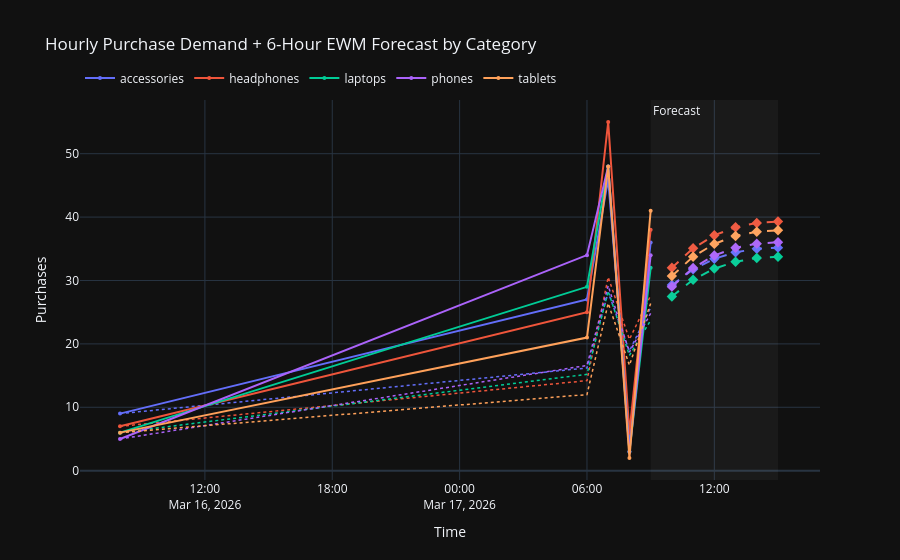

The notebook cell saved with this chart:
### Markdown cell above
## 6. Simple Demand Forecast — Next 6 Hours

**Method:** Exponential Weighted Mean (EWM) with `span = 4` applied to each category's
hourly demand series. The final EWM value and the mean recent trend are used to
extrapolate 6 periods forward with a **0.85 decay factor** per step to model
the natural regression to the mean.

Formula: `forecast(t+n) = EWM_last + trend × n × decay^n`

This is a lightweight, interpretable approach that requires no additional libraries.
For production use, replace with Prophet or SARIMA for seasonality-aware forecasting.

### Code cell
FORECAST_HOURS = 6
EWM_SPAN      = 4
DECAY         = 0.85

if 'hourly_cat' not in dir() or hourly_cat.empty:
    print("hourly_cat not available — re-run section 2.")
else:
    cat_pivot = (
        hourly_cat
        .pivot_table(index='hour_bucket', columns='category',
                     values='purchases', fill_value=0)
        .sort_index()
    )

    last_hour = cat_pivot.index.max()
    forecast_index = pd.date_range(
        start=last_hour + pd.Timedelta(hours=1),
        periods=FORECAST_HOURS,
        freq='h',
    )

    forecast_rows = []
    fig = go.Figure()
    colors = px.colors.qualitative.Plotly

    for i, cat in enumerate(cat_pivot.columns):
        series   = cat_pivot[cat].copy()
        ewm_vals = series.ewm(span=EWM_SPAN, adjust=False).mean()
        last_ewm = float(ewm_vals.iloc[-1])
        trend    = float(ewm_vals.diff().tail(4).mean())

        fcast = [
            max(0.0, last_ewm + trend * (n + 1) * (DECAY ** (n + 1)))
            for n in range(FORECAST_HOURS)
        ]

        color = colors[i % len(colors)]

        # Historical trace
        fig.add_trace(go.Scatter(
            x=series.index, y=series.values,
            name=cat,
            mode='lines+markers',
            line=dict(color=color, width=2),
            marker=dict(size=4),
            legendgroup=cat,
        ))
        # EWM overlay
        fig.add_trace(go.Scatter(
            x=ewm_vals.index, y=ewm_vals.values,
            name=f'{cat} (EWM)',
            mode='lines',
            line=dict(color=color, width=1.5, dash='dot'),
            legendgroup=cat,
            showlegend=False,
        ))
        # Forecast
        fig.add_trace(go.Scatter(
            x=list(forecast_index), y=fcast,
            name=f'{cat} forecast',
            mode='lines+markers',
            line=dict(color=color, width=2, dash='dash'),
            marker=dict(symbol='diamond', size=8),
            legendgroup=cat,
            showlegend=False,
        ))

        for j, (ts, val) in enumerate(zip(forecast_index, fcast)):
            forecast_rows.append({'hour': ts, 'category': cat, 'forecast_purchases': round(val, 2)})

    # Shaded forecast region
    fig.add_vrect(
        x0=str(last_hour), x1=str(forecast_index[-1]),
        fillcolor='rgba(255,255,255,0.04)',
        line_width=0,
        annotation_text='Forecast',
        annotation_position='top left',
    )
    fig.update_layout(
        title='Hourly Purchase Demand + 6-Hour EWM Forecast by Category',
        xaxis_title='Time',
        yaxis_title='Purchases',
        template=DARK,
        legend=dict(orientation='h', yanchor='bottom', y=1.02),
    )
    fig.show()

    forecast_df = pd.DataFrame(forecast_rows)
    print("\n6-Hour forecast (purchases per hour):")
    display(forecast_df.pivot(index='hour', columns='category', values='forecast_purchases').round(2))

### Figure 1 — Plotly figure (JSON) as saved in the notebook; plotly's stock layout.template omitted (floating-point values rounded to 4 significant figures)
{"data": [{"legendgroup": "accessories", "line": {"color": "#636EFA", "width": 2}, "marker": {"size": 4}, "mode": "lines+markers", "name": "accessories", "type": "scatter", "x": ["2026-03-16T08:00:00-07:00", "2026-03-17T06:00:00-07:00", "2026-03-17T07:00:00-07:00", "2026-03-17T08:00:00-07:00", "2026-03-17T09:00:00-07:00"], "y": [9.0, 27.0, 46.0, 5.0, 36.0]}, {"legendgroup": "accessories", "line": {"color": "#636EFA", "dash": "dot", "width": 1.5}, "mode": "lines", "name": "accessories (EWM)", "showlegend": false, "type": "scatter", "x": ["2026-03-16T08:00:00-07:00", "2026-03-17T06:00:00-07:00", "2026-03-17T07:00:00-07:00", "2026-03-17T08:00:00-07:00", "2026-03-17T09:00:00-07:00"], "y": [9.0, 16.2, 28.12, 18.87, 25.72]}, {"legendgroup": "accessories", "line": {"color": "#636EFA", "dash": "dash", "width": 2}, "marker": {"size": 8, "symbol": "diamond"}, "mode": "lines+markers", "name": "accessories forecast", "showlegend": false, "type": "scatter", "x": ["2026-03-17T10:00:00-07:00", "2026-03-17T11:00:00-07:00", "2026-03-17T12:00:00-07:00", "2026-03-17T13:00:00-07:00", "2026-03-17T14:00:00-07:00", "2026-03-17T15:00:00-07:00"], "y": [29.28, 31.76, 33.43, 34.45, 35.0, 35.18]}, {"legendgroup": "headphones", "line": {"color": "#EF553B", "width": 2}, "marker": {"size": 4}, "mode": "lines+markers", "name": "headphones", "type": "scatter", "x": ["2026-03-16T08:00:00-07:00", "2026-03-17T06:00:00-07:00", "2026-03-17T07:00:00-07:00", "2026-03-17T08:00:00-07:00", "2026-03-17T09:00:00-07:00"], "y": [7.0, 25.0, 55.0, 6.0, 38.0]}, {"legendgroup": "headphones", "line": {"color": "#EF553B", "dash": "dot", "width": 1.5}, "mode": "lines", "name": "headphones (EWM)", "showlegend": false, "type": "scatter", "x": ["2026-03-16T08:00:00-07:00", "2026-03-17T06:00:00-07:00", "2026-03-17T07:00:00-07:00", "2026-03-17T08:00:00-07:00", "2026-03-17T09:00:00-07:00"], "y": [7.0, 14.2, 30.52, 20.71, 27.63]}, {"legendgroup": "headphones", "line": {"color": "#EF553B", "dash": "dash", "width": 2}, "marker": {"size": 8, "symbol": "diamond"}, "mode": "lines+markers", "name": "headphones forecast", "showlegend": false, "type": "scatter", "x": ["2026-03-17T10:00:00-07:00", "2026-03-17T11:00:00-07:00", "2026-03-17T12:00:00-07:00", "2026-03-17T13:00:00-07:00", "2026-03-17T14:00:00-07:00", "2026-03-17T15:00:00-07:00"], "y": [32.01, 35.08, 37.13, 38.39, 39.07, 39.3]}, {"legendgroup": "laptops", "line": {"color": "#00CC96", "width": 2}, "marker": {"size": 4}, "mode": "lines+markers", "name": "laptops", "type": "scatter", "x": ["2026-03-16T08:00:00-07:00", "2026-03-17T06:00:00-07:00", "2026-03-17T07:00:00-07:00", "2026-03-17T08:00:00-07:00", "2026-03-17T09:00:00-07:00"], "y": [6.0, 29.0, 48.0, 3.0, 32.0]}, {"legendgroup": "laptops", "line": {"color": "#00CC96", "dash": "dot", "width": 1.5}, "mode": "lines", "name": "laptops (EWM)", "showlegend": false, "type": "scatter", "x": ["2026-03-16T08:00:00-07:00", "2026-03-17T06:00:00-07:00", "2026-03-17T07:00:00-07:00", "2026-03-17T08:00:00-07:00", "2026-03-17T09:00:00-07:00"], "y": [6.0, 15.2, 28.32, 18.19, 23.72]}, {"legendgroup": "laptops", "line": {"color": "#00CC96", "dash": "dash", "width": 2}, "marker": {"size": 8, "symbol": "diamond"}, "mode": "lines+markers", "name": "laptops forecast", "showlegend": false, "type": "scatter", "x": ["2026-03-17T10:00:00-07:00", "2026-03-17T11:00:00-07:00", "2026-03-17T12:00:00-07:00", "2026-03-17T13:00:00-07:00", "2026-03-17T14:00:00-07:00", "2026-03-17T15:00:00-07:00"], "y": [27.48, 30.11, 31.87, 32.96, 33.54, 33.74]}, {"legendgroup": "phones", "line": {"color": "#AB63FA", "width": 2}, "marker": {"size": 4}, "mode": "lines+markers", "name": "phones", "type": "scatter", "x": ["2026-03-16T08:00:00-07:00", "2026-03-17T06:00:00-07:00", "2026-03-17T07:00:00-07:00", "2026-03-17T08:00:00-07:00", "2026-03-17T09:00:00-07:00"], "y": [5.0, 34.0, 48.0, 3.0, 34.0]}, {"legendgroup": "phones", "line": {"color": "#AB63FA", "dash": "dot", "width": 1.5}, "mode": "lines", "name": "phones (EWM)", "showlegend": false, "type": "scatter", "x": ["2026-03-16T08:00:00-07:00", "2026-03-17T06:00:00-07:00", "2026-03-17T07:00:00-07:00", "2026-03-17T08:00:00-07:00", "2026-03-17T09:00:00-07:00"], "y": [5.0, 16.6, 29.16, 18.7, 24.82]}, {"legendgroup": "phones", "line": {"color": "#AB63FA", "dash": "dash", "width": 2}, "marker": {"size": 8, "symbol": "diamond"}, "mode": "lines+markers", "name": "phones forecast", "showlegend": false, "type": "scatter", "x": ["2026-03-17T10:00:00-07:00", "2026-03-17T11:00:00-07:00", "2026-03-17T12:00:00-07:00", "2026-03-17T13:00:00-07:00", "2026-03-17T14:00:00-07:00", "2026-03-17T15:00:00-07:00"], "y": [29.03, 31.98, 33.95, 35.16, 35.81, 36.03]}, {"legendgroup": "tablets", "line": {"color": "#FFA15A", "width": 2}, "marker": {"size": 4}, "mode": "lines+markers", "name": "tablets", "type": "scatter", "x": ["2026-03-16T08:00:00-07:00", "2026-03-17T06:00:00-07:00", "2026-03-17T07:00:00-07:00", "2026-03-17T08:00:00-07:00", "2026-03-17T09:00:00-07:00"], "y": [6.0, 21.0, 48.0, 2.0, 41.0]}, {"legendgroup": "tablets", "line": {"color": "#FFA15A", "dash": "dot", "width": 1.5}, "mode": "lines", "name": "tablets (EWM)", "showlegend": false, "type": "scatter", "x": ["2026-03-16T08:00:00-07:00", "2026-03-17T06:00:00-07:00", "2026-03-17T07:00:00-07:00", "2026-03-17T08:00:00-07:00", "2026-03-17T09:00:00-07:00"], "y": [6.0, 12.0, 26.4, 16.64, 26.38]}, {"legendgroup": "tablets", "line": {"color": "#FFA15A", "dash": "dash", "width": 2}, "marker": {"size": 8, "symbol": "diamond"}, "mode": "lines+markers", "name": "tablets forecast", "showlegend": false, "type": "scatter", "x": ["2026-03-17T10:00:00-07:00", "2026-03-17T11:00:00-07:00", "2026-03-17T12:00:00-07:00", "2026-03-17T13:00:00-07:00", "2026-03-17T14:00:00-07:00", "2026-03-17T15:00:00-07:00"], "y": [30.72, 33.75, 35.77, 37.02, 37.69, 37.92]}], "layout": {"annotations": [{"showarrow": false, "text": "Forecast", "x": "2026-03-17 09:00:00-07:00", "xanchor": "left", "xref": "x", "y": 1, "yanchor": "top", "yref": "y domain"}], "legend": {"orientation": "h", "y": 1.02, "yanchor": "bottom"}, "shapes": [{"fillcolor": "rgba(255,255,255,0.04)", "line": {"width": 0}, "type": "rect", "x0": "2026-03-17 09:00:00-07:00", "x1": "2026-03-17 15:00:00-07:00", "xref": "x", "y0": 0, "y1": 1, "yref": "y domain"}], "title": {"text": "Hourly Purchase Demand + 6-Hour EWM Forecast by Category"}, "xaxis": {"title": {"text": "Time"}}, "yaxis": {"title": {"text": "Purchases"}}}}
